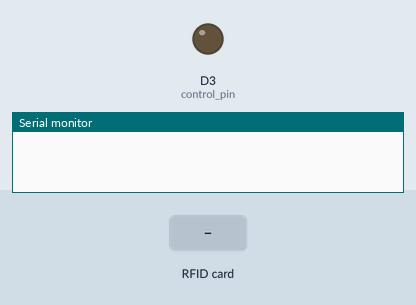
Recording of a sketch running on a simulated ESP8266 (NodeMCU). Shown: output pins drawn as LEDs (lit = HIGH), the last lines printed to the serial monitor. The inputs (shaded band) are chosen by the test bench.

Above: at 1.2 s.
1.3 s: RFID card C4 3F 41 20 held to the reader
At 4.2 s:
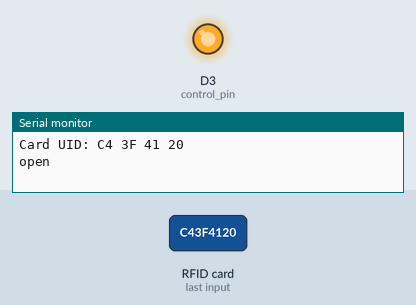
4.5 s: RFID card 5E 7A 19 C4 held to the reader
At 6.5 s:
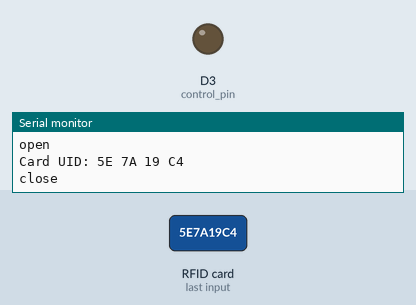
Timing chart, 0 to 8.0 s (numbered marks = the images above; inputs shaded):
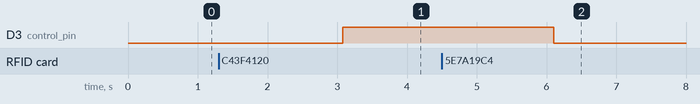

Measured:
- after the input at 1.3 s, D3 (control_pin): LOW → HIGH after 1.8 s
- after the input at 4.5 s, D3 (control_pin): HIGH → LOW after 1.6 s

The sketch:

RFID_Relay.ino
```cpp
#include "MFRC522.h"
#define RST_PIN  D4 // RST-PIN for RC522 - RFID - SPI - Modul GPIO5
#define SS_PIN  D8 // SDA-PIN for RC522 - RFID - SPI - Modul GPIO4
MFRC522 mfrc522(SS_PIN, RST_PIN); // Create MFRC522 instance
#define control_pin D3

/*boolean check_answer(int *a){
  for(int n = 0; n < 2 ; n++)
  {
    if(a[n]!=1)
     {
      return false;
     }
    return true;
  }
}*/

void setup() {
  Serial.begin(115200);    // Initialize serial communications
  SPI.begin();           // Init SPI bus
  mfrc522.PCD_Init();    // Init MFRC522
  pinMode(control_pin,OUTPUT);
}

void loop() {
  //for(int i = 0 ; i < 2; i++){String id="";}
  String id = "";
  // Look for new cards
  if ( ! mfrc522.PICC_IsNewCardPresent()) {
    delay(3000);
    return;
  }

  // Select one of the cards
  if ( ! mfrc522.PICC_ReadCardSerial()) {
    delay(500);
    return;
  }

  // Show some details of the PICC (that is: the tag/card)
  Serial.print(F("Card UID:"));
  id = dump_byte_array(mfrc522.uid.uidByte, mfrc522.uid.size);
  Serial.println();
  if(id == "C43F4120"){
    Serial.println("open");
    digitalWrite(control_pin,HIGH);
  }
  else{
    Serial.println("close");
    digitalWrite(control_pin,LOW);
  }
}

// Helper routine to dump a byte array as hex values to Serial
String dump_byte_array(byte *buffer, byte bufferSize) {
  String content;
  for (byte i = 0; i < bufferSize; i++) {
    Serial.print(buffer[i] < 0x10 ? " 0" : " ");
    Serial.print(buffer[i], HEX);
    content.concat(String(buffer[i] < 0x10 ? "0" : ""));
    content.concat(String(buffer[i],HEX));
  }
  content.toUpperCase();
  return content;
}
```
